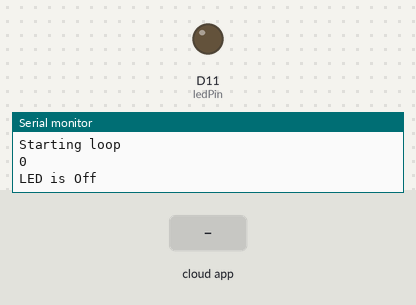
Simulated run of this sketch. Board: Arduino MKR. Shown: output pins drawn as LEDs (lit = HIGH), the last lines printed to the serial monitor. Inputs (shaded band) come from the test bench. WiFi joins after 1.5 s; servers stay silent unless stated; the Firebase database answers and starts empty; not simulated (calls return 0 or success): Secrets.h.

Above: at 3.1 s.
3.2 s: the phone or cloud app sets Status to 1
At 4.2 s:
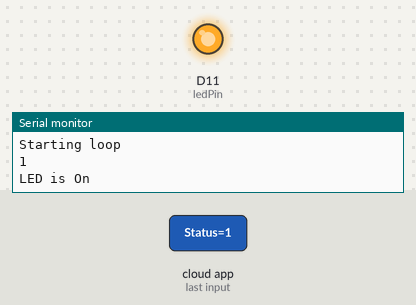
4.9 s: the phone or cloud app sets Status to 0
At 7.4 s:
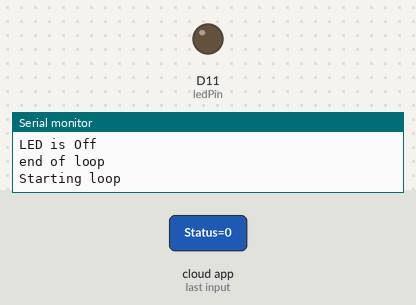
Timing chart, 0 to 8.9 s (numbered marks = the images above; inputs shaded):
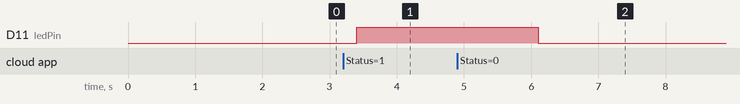

The sketch:

FirebaseLights.ino
```cpp
#include "Firebase_Arduino_WiFiNINA.h"
#include "Secrets.h"

#define FIREBASE_HOST "lightprj.firebaseio.com"
#define FIREBASE_AUTH "HpXdWTX13eNpM49617Q5SJLln5vpAFKqojN7yJAD"
#define WIFI_SSID SECRET_SSID
#define WIFI_PASSWORD SECRET_PASS


//Define Firebase data object
FirebaseData firebaseData;

//LED pin
#define ledPin 11

void setup()
{

  Serial.begin(115200);
  delay(100);
  Serial.println();

  Serial.print("Connecting to Wi-Fi");
  int status = WL_IDLE_STATUS;
  while (status != WL_CONNECTED)
  {
    status = WiFi.begin(WIFI_SSID, WIFI_PASSWORD);
    Serial.print(".");
    delay(300);
  }
  Serial.println();
  Serial.print("Connected with IP: ");
  Serial.println(WiFi.localIP());
  Serial.println();

  //Provide the autntication data
  Firebase.begin(FIREBASE_HOST, FIREBASE_AUTH, WIFI_SSID, WIFI_PASSWORD);
  Firebase.reconnectWiFi(true);

  //Setting up LED
  pinMode(ledPin, OUTPUT);
}

void loop()
{
  Serial.println("Starting loop");
  int onOrOff;

    if (Firebase.getInt(firebaseData, "Status")) {

      //Success, then read the value

      //Make sure value returned from server is integer
      if (firebaseData.dataType() == "int") {
        onOrOff = firebaseData.intData();
        Serial.println(onOrOff);
        if (onOrOff == 1){
          Serial.println("LED is On");
          digitalWrite(ledPin, HIGH);
          delay(200);
          } else {
          Serial.println("LED is Off");
          digitalWrite(ledPin, LOW);
          delay(200);
          }
      }

    } else {
      //Failed, then print out the error detail
      Serial.println(firebaseData.errorReason() + " test");
    }
  delay(1000);
  Serial.println("end of loop");
}
```

Measured:
- after the input at 3.2 s, D11 (ledPin): LOW → HIGH after 0.20 s
- after the input at 4.9 s, D11 (ledPin): HIGH → LOW after 1.2 s
